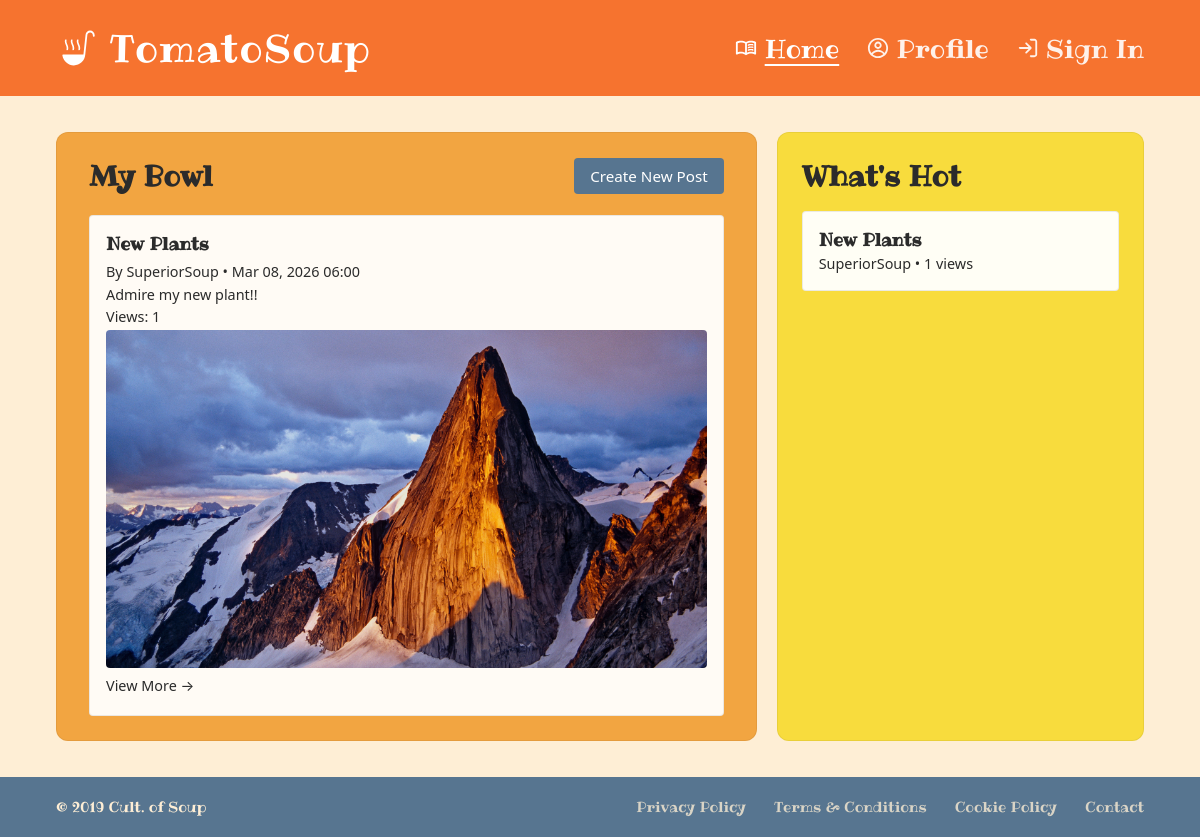
Page / (signed in) on the earlier database version.
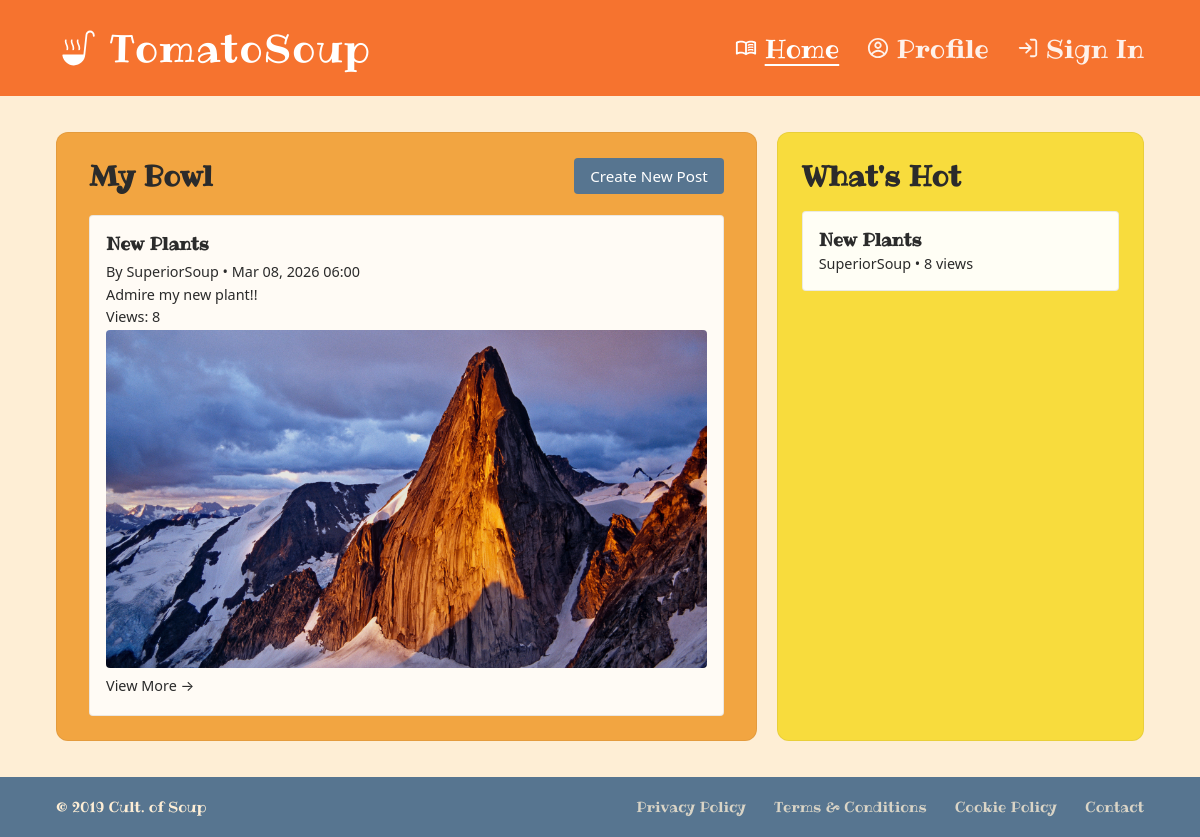
Same page on the later database version.
### Soup/models.py (models this page shows, shortened)
class Post(models.Model):
    id = models.UUIDField(primary_key=True, default=uuid.uuid4, editable=False)
    title = models.CharField(max_length=300, blank=True)
    description = models.TextField(blank=True)
    author = models.ForeignKey(Author, on_delete=models.CASCADE)
    hobby = models.CharField(max_length=300, choices=HOBBY, default='PLANTS')
    published = models.DateTimeField(default=timezone.now)
    views = models.PositiveIntegerField(default=0)

class Author(AbstractBaseUser, PermissionsMixin):
    id = models.UUIDField(primary_key=True, default=uuid.uuid4, editable=False)
    username = models.CharField(max_length=150, unique=True)
    email = models.CharField(blank=True)
    password = models.CharField(max_length=128, default="thisisapassword")
    pronouns = models.CharField(max_length=128, default="")
    hobby = JSONField(default=list, blank=True) # This will be a list of strings of hobbies that the user has selected
    date_joined = models.DateTimeField(default=timezone.now)
    is_superuser = models.BooleanField(default=False)
    is_staff = models.BooleanField(default=False)
    is_active = models.BooleanField(default=True)
    objects = UserManager()
    USERNAME_FIELD = "username"
    REQUIRED_FIELDS = ["email", "password"]

class Image(models.Model):
    id = models.UUIDField(primary_key=True, default=uuid.uuid4, editable=False)
    post = models.ForeignKey(Post, on_delete=models.CASCADE)
    image = models.ImageField(upload_to='entry_images/')
    order = models.PositiveIntegerField(default=0)
    class Meta:
        ordering = ['order']

### Soup/views.py (the view)
# urls.py: path('', views.home_view, name='home'),
@login_required
def home_view(request):
    author = request.user
    if author.hobby == '':
        author_hobbies = []
    else:
        author_hobbies = json.loads(author.hobby)
    if len(author_hobbies) > 0:
        feed_posts = (
            Post.objects
            .select_related("author")
            .prefetch_related("image_set")
            .filter(hobby__in=author_hobbies)
            .order_by("-published")
        )
    else:
        feed_posts = Post.objects.none()
    spotlight_feed = request.GET.get("spotlight", "views")
    if spotlight_feed == "newest":
        whats_new_posts = Post.objects.select_related("author").prefetch_related("image_set").order_by("-published")[:10]
    else:
        whats_new_posts = Post.objects.select_related("author").prefetch_related("image_set").order_by("-views")[:10]
    context = {
        "author": author,
        "feed_posts": feed_posts,
        "whats_new_posts": whats_new_posts,
        "spotlight_mode": spotlight_feed,
    }
    return render(request, "home.html", context)

### Soup/templates/home.html (shortened to what this page needs)
{% extends 'base.html' %}
{% load static %}
{% block head %}
  <link rel="stylesheet" href="{% static 'css/home.css' %}" />
{% endblock %}
{% block content %}
  <div class="home-layout">
    <section class="home-my-bowl" aria-labelledby="my-bowl-heading">
      <div class="home-my-bowl-header">
        <h2 id="my-bowl-heading">My Bowl</h2>
        <a href="{% url 'new_post' %}" class="home-create-post-btn">Create New Post</a>
      </div>
      <div class="home-my-bowl-list">
        {% for post in feed_posts %}
          <article>
            <h3>{{ post.title|default:"Untitled Post" }}</h3>
            <p>By {{ post.author.username }} • {{ post.published|date:"M d, Y H:i" }}</p>
            <p>{{ post.description|truncatewords:30 }}</p>
            <p>Views: {{ post.views }}</p>
            {% with post.image_set.all as images %}
              {% if images %}
                <img src="{{ images.0.image.url }}" alt="" style="max-width: 100%; height: auto; border-radius: 4px;" />
              {% endif %}
            {% endwith %}
            <p><a href="{% url 'post' post.id %}">View More →</a></p>
          </article>
        {% empty %}
          <p>No posts from your hobbies yet. Pick hobbies on your profile or create a post.</p>
        {% endfor %}
      </div>
    </section>
    <section class="home-whats-hot" aria-labelledby="whats-hot-heading">
      <h2 id="whats-hot-heading">What's Hot</h2>
      <div class="home-whats-hot-list">
        {% for post in whats_new_posts %}
          <a href="{% url 'post' post.id %}" class="home-post-teaser">
            <strong>{{ post.title|default:"Untitled Post" }}</strong><br />
            <small>{{ post.author.username }} • {{ post.views }} views</small>
          </a>
        {% empty %}
          <p>No posts yet.</p>
        {% endfor %}
      </div>
    </section>
  </div>
{% endblock %}

Differences in the rows shown:
changed Post "New Plants": views "1" → "8"
